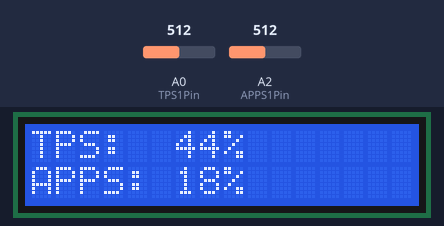
Recording of a sketch running on a simulated Arduino Uno, built with avr-gcc and run on an emulated ATmega328P. Shown: 16×2 character LCD. The test bench sets the inputs (shaded band); at power-on: A0 (TPS1Pin) = 512, A2 (APPS1Pin) = 512. What the sketch prints to the serial monitor is not drawn.

Above: at 3.2 s.
3.3 s: A0 (TPS1Pin) set to 0
At 3.7 s:
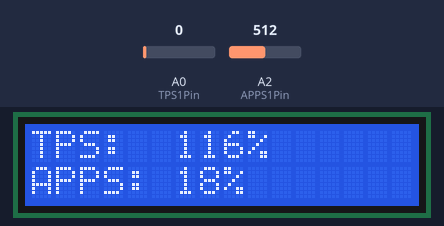
6.3 s: A2 (APPS1Pin) set to 716
At 7.5 s:
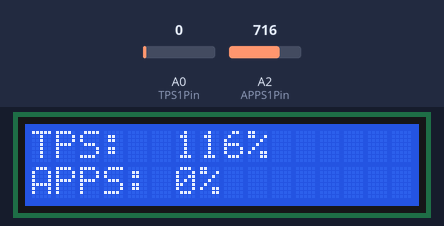
7.8 s: A0 (TPS1Pin) set to 110
At 8.8 s:
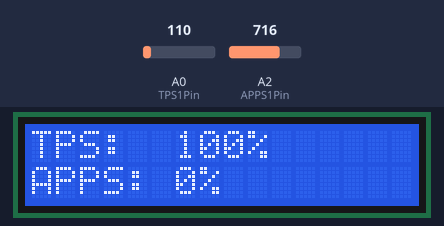
10.8 s: A2 (APPS1Pin) set to 511
At 12.0 s:
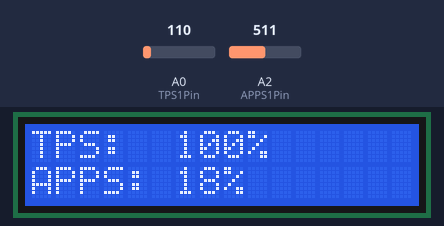
12.3 s: A0 (TPS1Pin) set to 122
At 13.5 s:
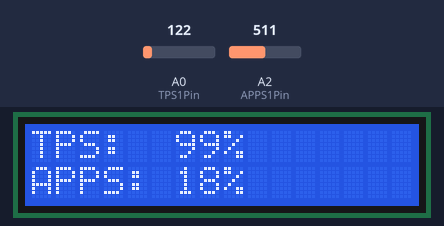
13.8 s: A2 (APPS1Pin) set to 306
At 14.8 s:
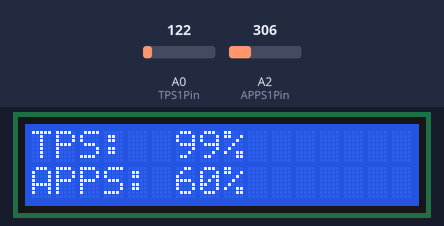
Timing chart, 0 to 16.3 s (numbered marks = the images above; inputs shaded):
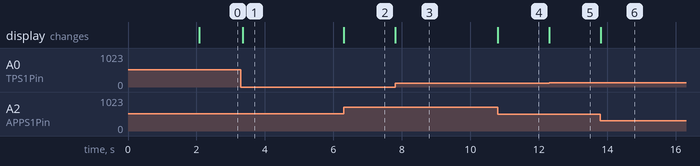

The sketch:

display.ino.ino
```cpp
#include <LiquidCrystal.h> //LCD Library
LiquidCrystal lcd(2, 3, 4, 5, 6, 7); //initializing LCD, input pins are

//Analog Pins
const int TPS1Pin   =   A0;  //Pin of TPS1
const int TPS2Pin   =   A1;  //Pin of TPS2
const int APPS1Pin  =   A2;
const int APPS2Pin  =   A3;
const int BrakePres =   A4;

int TPS1 = 0;
int TPS2 = 0;
int APPS1 = 0;
int APPS2 = 0;

void setup() {
  // put your setup code here, to run once:
  Serial.begin(9600);
  pinMode(TPS1Pin, INPUT);
  pinMode(TPS2Pin, INPUT);
  pinMode(APPS1Pin, INPUT);
  pinMode(APPS2Pin, INPUT);
  pinMode(BrakePres, INPUT);
  lcd.begin(16, 2); //initialize the size of the LCD screen
  lcd.print(" ETC Test Bench "); //title print
  lcd.setCursor(2, 1); // set cursor to second line
  lcd.print("  ELEC 344  ");
  delay(2000);
  lcd.clear();
//  lcd.setCursor(1, 1);
  lcd.print("TPS:");
  lcd.setCursor(0, 1);
  lcd.print("APPS: ");
}

void loop() {
  lcd.clear();
  lcd.print("TPS:");
  lcd.setCursor(0, 1);
  lcd.print("APPS: ");
  // put your main code here, to run repeatedly:
  TPS1 = analogRead(TPS1Pin);
  Serial.println(TPS1);
  TPS1 = map(TPS1, 830, 115, 0, 100);
  APPS1 = analogRead(APPS1Pin);
  APPS1 = map(APPS1, 600, 113, 0, 100);
  if (APPS1 < 0){ APPS1 = 0; }
//  Serial.print(analogRead(A0));
//  Serial.print("\t");
//  Serial.print(analogRead(A1));
//  Serial.print("\t");
//  Serial.print(analogRead(A2));
//  Serial.print("\t");
//  Serial.print(analogRead(A3));
//  Serial.println();
  if (TPS1 < 100){
    lcd.setCursor(8, 0);
    lcd.print("");
  }
  lcd.setCursor(5, 0);
  lcd.print(" ");
  lcd.print(TPS1);
  lcd.print("%");
  lcd.setCursor(6, 1);
  lcd.print(APPS1);
  lcd.print("%");
  delay(50);
}
```

Measured:
- after the input at 3.3 s, the display: changes after 0.06 s (image 1)
- after the input at 6.3 s, the display: changes at once (image 2)
- after the input at 7.8 s, the display: changes at once (image 3)
- after the input at 10.8 s, the display: changes at once (image 4)
- after the input at 12.3 s, the display: changes at once (image 5)
- after the input at 13.8 s, the display: changes at once (image 6)
